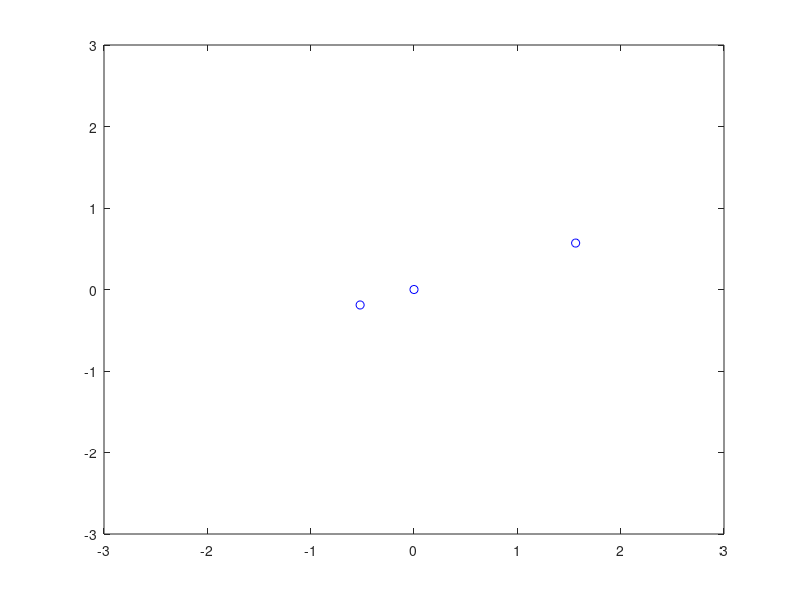

This chart was generated by the following MATLAB code:
% Binary situation with different mass
G = 2

m1 = 12
u1 = 0
v1 = 0.5
x1 = -1
y1 = 0

m2 = 4
u2 = 0
v2 = -1.5
x2 = 3
y2 = 0


 
clockmax = 10000
dt = 0.05
x1save = zeros(1, clockmax)
y1save = zeros(1, clockmax)
x2save = zeros(1, clockmax)
y2save = zeros(1, clockmax)
x = zeros(2,1)
y = zeros(2,1)

h=plot(x,y,'bo')
axis([-3,3,-3,3])

view(2)
drawnow

for clock = 1:clockmax
    R12 = sqrt((x1-x2)^2+(y1-y2)^2);
    u1 = u1 - dt * G * m2 * (x1-x2) / R12^3;
    v1 = v1 - dt * G * m2 * (y1-y2) / R12^3;
    u2 = u2 - dt * G * m1 * (x2-x1) / R12^3;
    v2 = v2 - dt * G * m1 * (y2-y1) / R12^3;
    x1 = x1 + dt*u1;
    y1 = y1 + dt*v1;
    x2 = x2 + dt*u2;
    y2 = y2 + dt*v2;
    x1save(clock) = x1;
    y1save(clock) = y1;
    x2save(clock) = x2;
    y2save(clock) = y2;   
    x = [0, x1, x2];
    y = [0, y1, y2];
    set(h,'xdata', x,'ydata', y)
    axis([-3,3,-3,3])

    view()
    drawnow
end